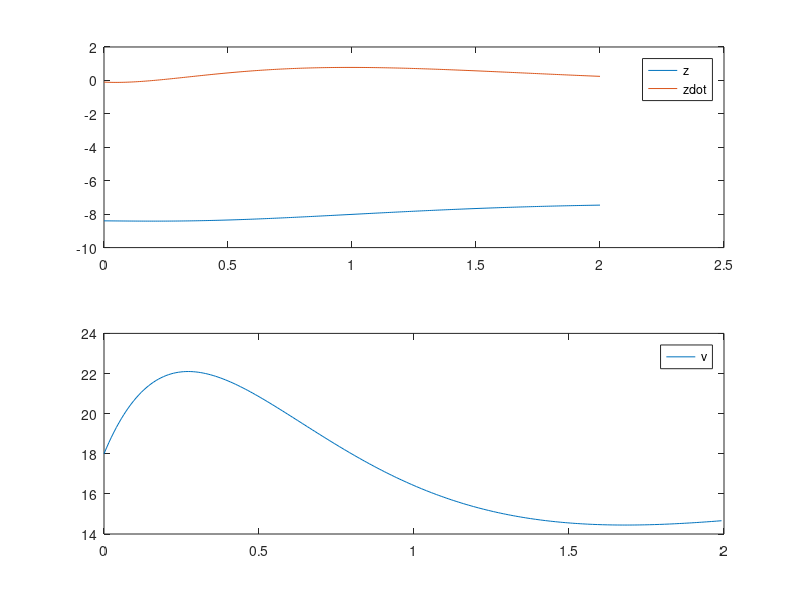

MATLAB code to generate this figure:
function startercode200500
[T,X,U,XFORDISPLAY] = RunSimulation;
PlotResults(T,X,U);
z = mat2str(XFORDISPLAY(1),8)
zdot = mat2str(XFORDISPLAY(2),8)
end

function [actuators,data] = initControlSystem(sensors,references,parameters,data)
%%%%%%%%%%%%%%%%%%
% MODIFY
data.A = [0, 1; 3/2, 1];
data.B = [0; 1/2];
data.C = [1, 0];
data.xhat = [0;0];
data.u = 0;

qC = eye(length(data.A-1));
rC = 0.9;

qO = 2.3;
rO = eye(length(data.A - 1));

data.K = lqr(data.A, data.B, qC, rC);
data.L = lqr(data.A', data.C', inv(rO), inv(qO))';
%
%%%%%%%%%%%%%%%%%%
[actuators,data] = runControlSystem(sensors,references,parameters,data);
end

function [actuators,data] = runControlSystem(sensors,references,parameters,data)
%%%%%%%%%%%%%%%%%%
% MODIFY
zE = -8;
vE = -3*zE - 6;
u = -data.K*data.xhat;
y = sensors.z - zE;
data.xhat = data.xhat + (data.A*data.xhat + data.B*u - data.L*(data.C*data.xhat - y))* parameters.tStep;
actuators.v = u + vE;
%
%%%%%%%%%%%%%%%%%%
end

function [T,X,U,XFORDISPLAY] = RunSimulation
[t,x,tStep,nSteps,nStepsForDisplay] = InitSimulation;
T = t;
X = x;
U = [];
controller.init = @initControlSystem;
controller.run = @runControlSystem;
controller.sensors = GetSensors(t,x);
controller.references = struct;
controller.parameters = struct('tStep',tStep);
controller.data = struct;
[controller.actuators,controller.data] = ...
    controller.init(controller.sensors, ...
                    controller.references, ...
                    controller.parameters, ...
                    controller.data);
for iStep = 1:nSteps
    u = GetInput(controller.actuators);
    [t,x] = ode45(@(t,x) GetXDot(t,x,u),[t t+tStep],x);
    t = t(end);
    x = x(end,:)';
    controller.sensors = GetSensors(t,x);
    [controller.actuators,controller.data] = ...
    controller.run(controller.sensors, ...
                    controller.references, ...
                    controller.parameters, ...
                    controller.data);
    T = [T t];
    X = [X x];
    U = [U u];
    if iStep==nStepsForDisplay
        XFORDISPLAY = x;
    end
end
end

function [t,x,tStep,nSteps,nStepsForDisplay] = InitSimulation
t = 0;
x = [-8.40; -0.10];
tStep = 0.008;
nStepsForDisplay = 25;
nSteps = 250;
end

function u = GetInput(actuators)
u = actuators.v;
end

function sensors = GetSensors(t,x)
sensors.t = t;
sensors.z = x(1);
end

function xdot = GetXDot(t,x,u)
xdot = [x(2); (1/2)*(-(-2*x(2)+-3*x(1)+-6)+u(1))];
end

function PlotResults(T,X,U)
clf;
subplot(2,1,1);
plot(T,X);
legend('z','zdot');
subplot(2,1,2);
plot(T(1:end-1),U);
legend('v');
end
